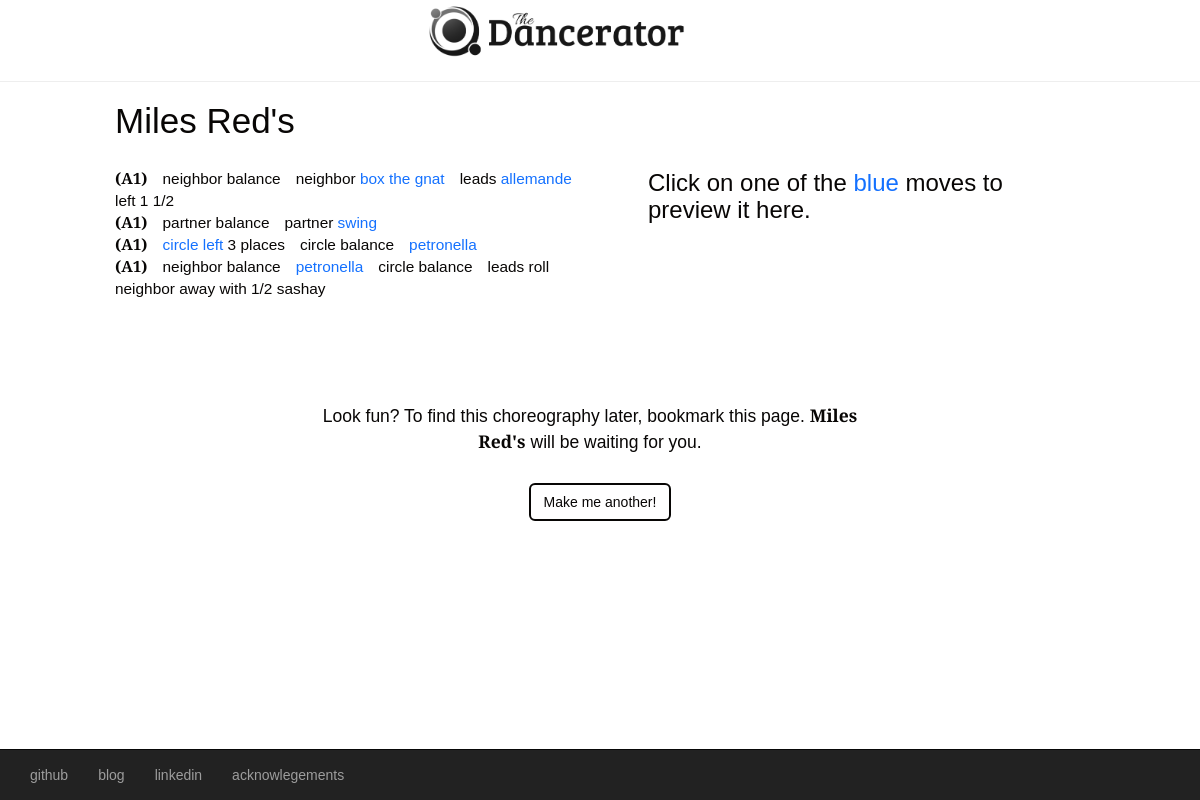
Screenshot of /dance/433 with the database file from the repository.
### model.py (models this page shows, shortened)
class Creation(db.Model):
    __tablename__ = "creations"
    dance_id = db.Column(db.Integer, autoincrement=True, primary_key=True)
    dance_name = db.Column(db.String(48))
    choreo = db.Column(db.String(256))
    progression = db.Column(db.String(24))

class Move(db.Model):
    __tablename__ = "moves"
    move_code = db.Column(db.String(12), primary_key=True)
    type_code = db.Column(db.String(24), db.ForeignKey('types.type_code'))
    move_name = db.Column(db.String(64), nullable=False)
    beats = db.Column(db.Integer, nullable=False)
    follows_move = db.Column(db.Integer, nullable=False)
    leads_move = db.Column(db.Integer, nullable=False)
    same_side = db.Column(db.Integer, nullable=True)
    type_ = db.relationship('Type_', backref=db.backref('moves'))

### server.py (the view)
@app.route('/dance/<int:dance_id>')
def display(dance_id):
    creation = db.session.query(Creation).get(dance_id)
    title = creation.dance_name
    pre_trans = creation.choreo
    pre_trans = pre_trans.split(",")
    dance = simple_trans(dance=pre_trans)
    return render_template("dance.html", dance=dance, title=title)

### algorithm.py (called while the page is built)
def pull_move_codes():
    all_codes = db.session.query(Move.move_code).all()
    return all_codes

def make_moves():
    all_moves = pull_move_codes()
    move_dict = {}
    for code in all_moves:
        move_code = code[0]
        move_dict[move_code] = MoveObj(move_code)
    return move_dict

    def get_attributes(self):
        self.type_code, self.beats, self.name = db.session.query(Move.type_code, Move.beats, Move.move_name).filter(Move.move_code == self.move_code).one()
        self.move_lead, self.move_follow, self.same_side = db.session.query(Move.leads_move, Move.follows_move, Move.same_side).filter(Move.move_code == self.move_code).one()
        self.min, self.max = db.session.query(Type_.min_repeats, Type_.max_repeats).filter(Type_.type_code == self.type_code).one()
        self.orphanable = self.orphanable()
        self.values = self.get_values()

    def get_values(self):
        values = db.session.query(Chain.value).filter(Chain.key_ == self.move_code).all()
        values_list = []
        for value in values:
            values_list.append(value[0])
        return values_list

    def orphanable(self):
        return self.min != 0

### templates/dance.html (shortened to what this page needs)
{% extends 'base.html' %}
{% block content %}
  <div class="container-fluid">
    <div class="row">
      <div class="col-xs-12 col-md-5 col-md-offset-1">
        <h2>{{ title }}</h2>
        <ol id="choreo">
        {% set tags = ["A1", "A2", "B1", "B2"] %}
        {% set i = 0 %}
        {% for phrase in dance %}
            <li>
              <span class="tags">({{ tags[i] }})</span>
                {% for move in phrase %}
                  <span class="moves">
                    {{ move }}
                  </span>
                {% endfor %}
            </li>
            {% set i = i + 1 %}
        {% endfor %}
        </ol>
      </div>
      <div class="col-xs-12 col-md-5" id="video">
        <div id="clips">
          <h3 id="tip">Click on one of the <span id="blue">blue</span> moves to preview it here.</h3>
          <img id="clear" src="../static/clear.png">
        </div>
      </div>
    </div>
    <div class="row">
      <div class="col-xs-10 col-md-6 col-xs-offset-1 col-md-offset-3" id="bottom-text">
        <p id="save">Look fun?  To find this choreography later, bookmark this page.  <span id="fun-title">{{ title }}</span> will be waiting for you.</p>
        <button type="button" class="btn" onclick="location.href='/new';" id="make-again">Make me another!</button>
      </div>
    </div>
{% endblock %}

### static/style.css (style rules this page uses)
body { font-family: 'Merriweather Sans', sans-serif; background-color: transparent; color: #080605; }
h2 { font-size: 250%; padding-bottom: .5em; margin-top: 0; }
ol { margin-left:0; padding-left: 0; }
ol > li { list-style:none; font-size: 110%; }
.tags { font-weight: bold; }
.moves { padding-left: .7em; font-size: 100%; }
#video { padding: 0px; }
#clear { z-index: -1; width: 100%; height: auto; }
#tip { z-index: 1; position: absolute; padding: 2em; }
#blue { color: #1471FF; }
#fun-title { font-weight: bold; }
#bottom-text { text-align: center; }
#save { padding: 20px 20px 20px 0px; font-size: 1.25em; }
#make-again { background-color: transparent; outline-width: 2px; outline-style: solid; margin-bottom: 4em; }

### rows the page displays
Creation: dance_name "Miles Red's"
Move: move_name "neighbor balance"
Move: move_name "neighbor"
Move: move_name "leads"
Move: move_name "partner balance"
Move: move_name "partner"
Move: move_name "circle balance"
Move: move_name "leads roll neighbor away with 1/2 sashay"

### other values shown
{{ tags[i] }} "A1" "A1" "A1" "A1"
